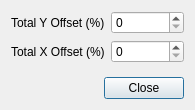
<?xml version="1.0" encoding="UTF-8"?>
<ui version="4.0">
 <class>Dialog</class>
 <widget class="QDialog" name="Dialog">
  <property name="geometry">
   <rect>
    <x>0</x>
    <y>0</y>
    <width>195</width>
    <height>110</height>
   </rect>
  </property>
  <property name="windowTitle">
   <string>Dialog</string>
  </property>
  <layout class="QGridLayout" name="gridLayout_2">
   <item row="1" column="0">
    <spacer name="verticalSpacer">
     <property name="orientation">
      <enum>Qt::Vertical</enum>
     </property>
     <property name="sizeHint" stdset="0">
      <size>
       <width>20</width>
       <height>40</height>
      </size>
     </property>
    </spacer>
   </item>
   <item row="0" column="0">
    <layout class="QGridLayout" name="gridLayout">
     <item row="0" column="1">
      <widget class="QSpinBox" name="y_offset_spin_box">
       <property name="maximum">
        <number>100000</number>
       </property>
      </widget>
     </item>
     <item row="1" column="1">
      <widget class="QSpinBox" name="x_offset_spin_box">
       <property name="maximum">
        <number>100000</number>
       </property>
      </widget>
     </item>
     <item row="0" column="0">
      <widget class="QLabel" name="label">
       <property name="text">
        <string>Total Y Offset (%)</string>
       </property>
      </widget>
     </item>
     <item row="1" column="0">
      <widget class="QLabel" name="label_2">
       <property name="text">
        <string>Total X Offset (%)</string>
       </property>
      </widget>
     </item>
    </layout>
   </item>
   <item row="2" column="0">
    <layout class="QHBoxLayout" name="horizontalLayout">
     <item>
      <spacer name="horizontalSpacer">
       <property name="orientation">
        <enum>Qt::Horizontal</enum>
       </property>
       <property name="sizeHint" stdset="0">
        <size>
         <width>40</width>
         <height>20</height>
        </size>
       </property>
      </spacer>
     </item>
     <item>
      <widget class="QPushButton" name="close_push_button">
       <property name="text">
        <string>Close</string>
       </property>
      </widget>
     </item>
    </layout>
   </item>
  </layout>
 </widget>
 <resources/>
 <connections/>
</ui>
